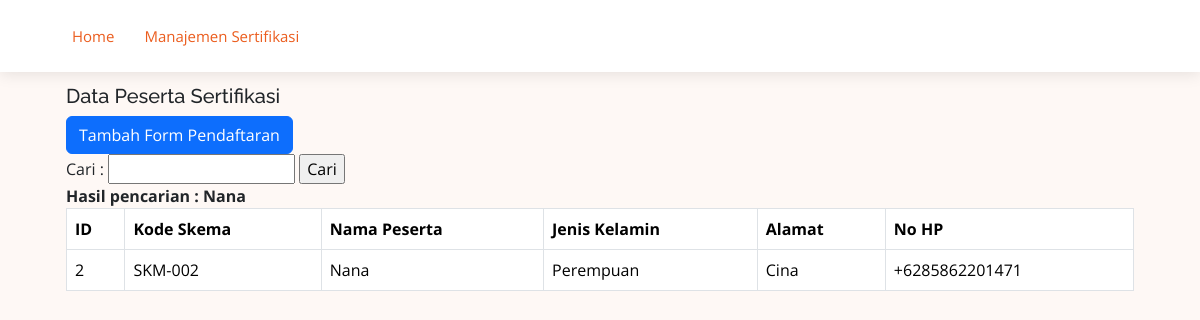
Page /index.php?cari=Nana on the committed database.
### tables this page shows
CREATE TABLE `peserta` (
  `id_peserta` int(11) NOT NULL,
  `kd_skema` varchar(10) DEFAULT NULL,
  `nm_peserta` varchar(255) DEFAULT NULL,
  `jekel` varchar(10) DEFAULT NULL,
  `alamat` text DEFAULT NULL,
  `no_hp` varchar(15) DEFAULT NULL
);

### index.php (the view, shortened to what this page needs)
<!DOCTYPE html>
<html lang="en">
<head>
    <link href="assets/vendor/aos/aos.css" rel="stylesheet">
    <link href="assets/vendor/bootstrap/css/bootstrap.min.css" rel="stylesheet">
    <link href="assets/vendor/bootstrap-icons/bootstrap-icons.css" rel="stylesheet">
    <link href="assets/vendor/boxicons/css/boxicons.min.css" rel="stylesheet">
    <link href="assets/vendor/glightbox/css/glightbox.min.css" rel="stylesheet">
    <link href="assets/vendor/swiper/swiper-bundle.min.css" rel="stylesheet">
    <link href="assets/css/style.css" rel="stylesheet">
</head>
<body style="background-color: #fef8f5">
    <header id="header" class="fixed-top d-flex align-items-center">
        <div class="container d-flex align-items-center justify-content-between">
            <nav id="navbar" class="navbar">
                <ul>
                    <li><a class="nav-link scrollto active" href="index.php">Home</a></li>
                    <li><a class="nav-link scrollto active" href="skema.php">Manajemen Sertifikasi</a></li>
                </ul>
            </nav>
        </div>
    </header>
    <section>
        <div class="container mt-6">
            <div class="container py-lg-4 py-2">
                <div class="container">
                    <h5>Data Peserta Sertifikasi</h5>
                    <a href="tambah_peserta.php" class="btn btn-primary">Tambah Form Pendaftaran</a>
                    <form action="index.php" method="get">
                        <label>Cari :</label>
                        <input type="text" name="cari">
                        <input type="submit" value="Cari">
                    </form>
                    <?php
                    include 'koneksi.php';
                    if (isset($_GET['cari'])) {
                        $cari = $_GET['cari'];
                        $sql = mysqli_query($koneksi, "SELECT * FROM peserta WHERE nm_peserta LIKE '%$cari%' OR alamat LIKE '%$cari%' OR kd_skema LIKE '%$cari%' OR jekel LIKE '%$cari%'");
                        echo "<b>Hasil pencarian : " . $cari . "</b>";
                    } else {
                        $sql = mysqli_query($koneksi, "SELECT * FROM peserta");
                    }
                    ?>
                    <table class="table table-bordered ">
                        <thead>
                            <tr style="background:#DFF0D8;color:#eb5d1e;">
                                <th>ID</th>
                                <th>Kode Skema</th>
                                <th>Nama Peserta</th>
                                <th>Jenis Kelamin</th>
                                <th>Alamat</th>
                                <th>No HP</th>
                            </tr>
                        </thead>
                        <tbody>
                            <?php
                            while ($row = mysqli_fetch_array($sql)) {
                                echo "<tr>";
                                echo "<td>" . $row['id_peserta'] . "</td>";
                                echo "<td>" . $row['kd_skema'] . "</td>";
                                echo "<td>" . $row['nm_peserta'] . "</td>";
                                echo "<td>" . $row['jekel'] . "</td>";
                                echo "<td>" . $row['alamat'] . "</td>";
                                echo "<td>" . $row['no_hp'] . "</td>";
                                echo "</tr>";
                            }
                            ?>
                        </tbody>
                    </table>
                </div>
            </div>
        </div>
    </body>
    </html>

### assets/css/style.css (style rules this page uses)
body { font-family: "Open Sans", sans-serif; color: #212529; }
a { color: #eb5d1e; text-decoration: none; }
h1, h2, h3, h4, h5, h6, .font-primary { font-family: "Raleway", sans-serif; }
#header { height: 72px; transition: all 0.5s; z-index: 997; transition: all 0.5s; background: #fff; box-shadow: 0px 2px 15px rgba(0, 0, 0, 0.1); }
.navbar { padding: 0; }
.navbar ul { margin: 0; padding: 0; display: flex; list-style: none; align-items: center; }
.navbar li { position: relative; }
.navbar a, .navbar a:focus { display: flex; align-items: center; justify-content: space-between; padding: 10px 0 10px 30px; font-size: 15px; color: #4e4039; white-space: nowrap; transition: 0.3s; }
.navbar a:hover, .navbar .active, .navbar .active:focus, .navbar li:hover>a { color: #eb5d1e; }
section { padding: 60px 0; overflow: hidden; }

### rows in the picture
peserta: id_peserta "2", kd_skema "SKM-002", nm_peserta "Nana", jekel "Perempuan", alamat "Cina", no_hp "+6285862201471"

### other values in the picture
$cari "Nana"
